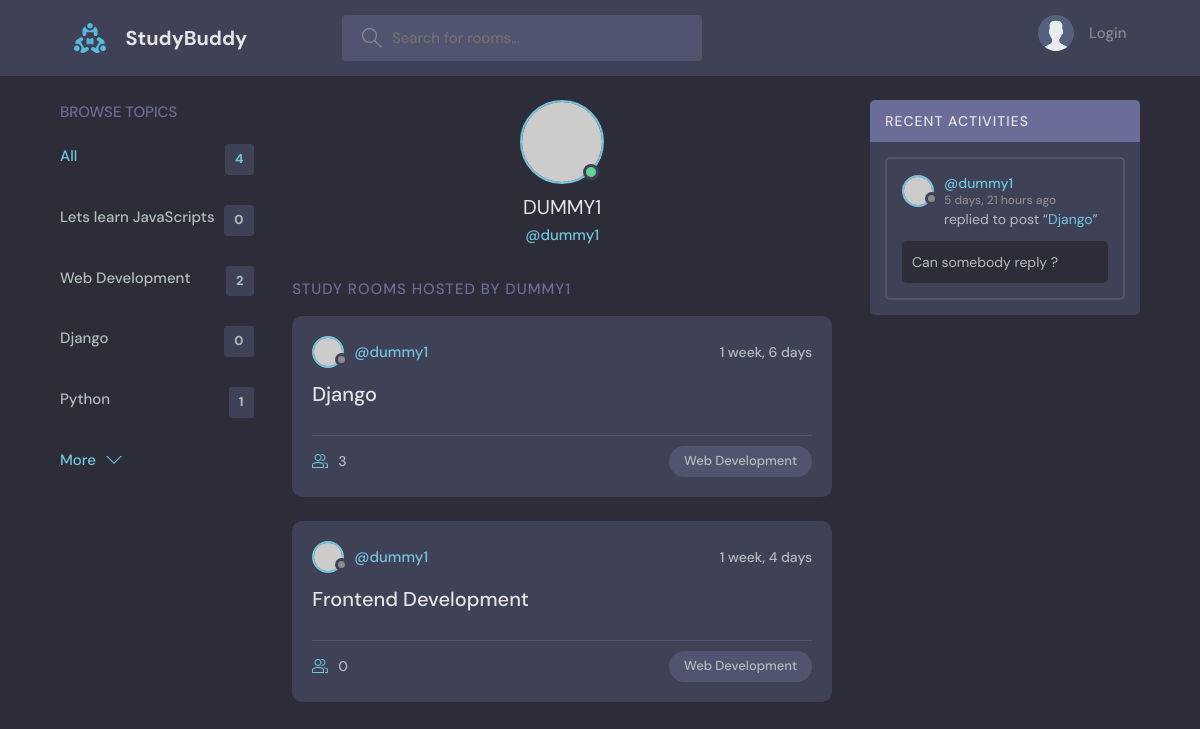
The page /profile/2 on the database as committed earlier.
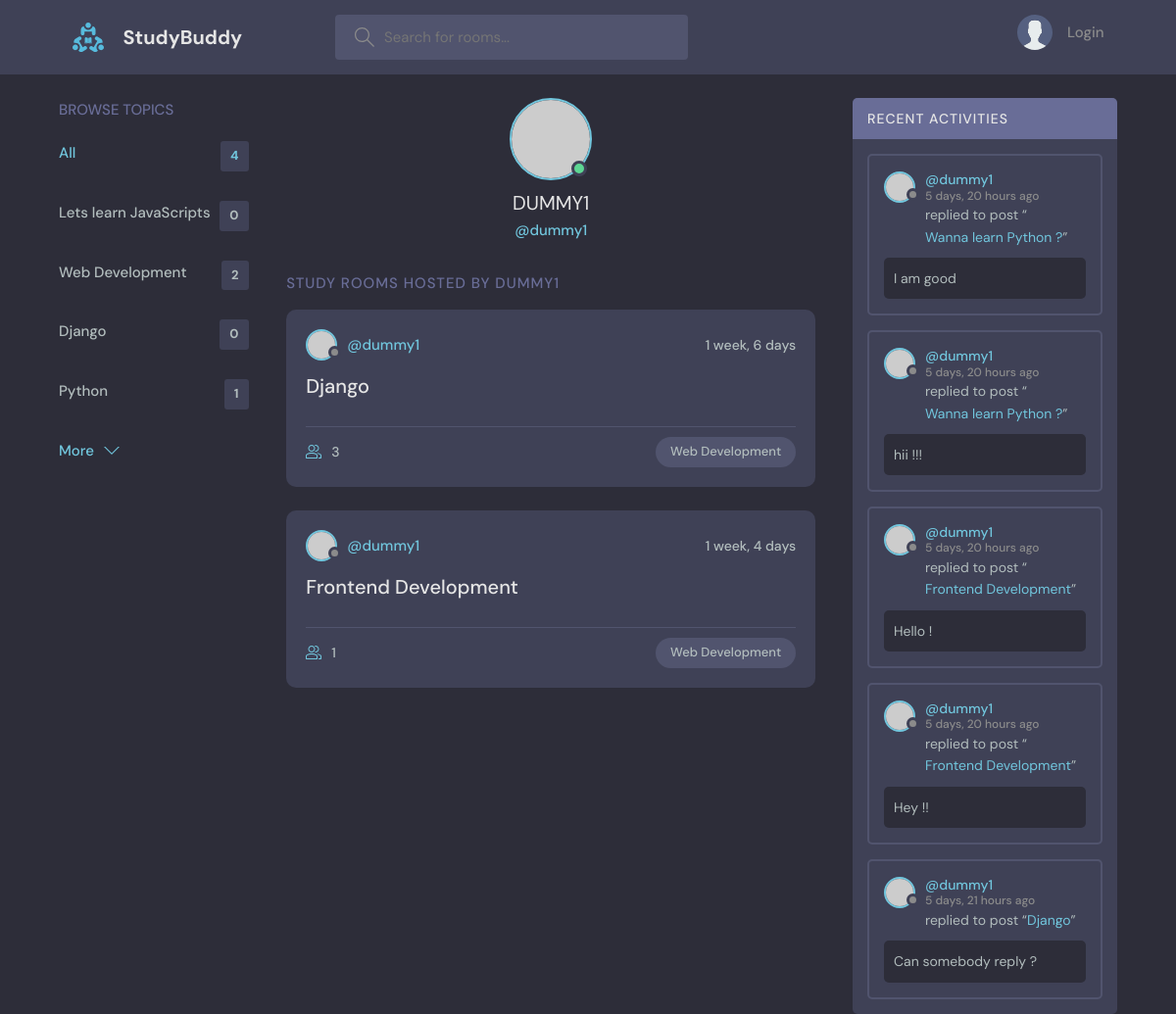
The same page on the database as committed later.
### base/models.py (models this page shows, shortened)
class Topic(models.Model):
    name = models.CharField(max_length=200)

class Room(models.Model):
    host =models.ForeignKey(User,on_delete=models.SET_NULL,null=True)
    topic = models.ForeignKey(Topic,on_delete=models.SET_NULL,null=True)
    name = models.CharField(max_length=200)
    description = models.TextField(null=True,blank=True)
    participants = models.ManyToManyField(User,related_name='participants',blank=True)
    updated = models.DateTimeField(auto_now=True)
    created = models.DateTimeField(auto_now_add=True)
    class Meta:
        ordering = ['-updated','-created']
    def __str__(self):
        return self.name

class Message(models.Model):
    user = models.ForeignKey(User,on_delete=models.CASCADE)
    room = models.ForeignKey(Room,on_delete=models.CASCADE)
    body = models.TextField()
    updated = models.DateTimeField(auto_now=True)
    created = models.DateTimeField(auto_now_add=True)
    class Meta:
        ordering = ['-updated','-created']

### base/views.py (the view)
# urls.py: path('profile/<str:pk>',views.userProfile,name='user-profile'),
def userProfile(request,pk):
    user = User.objects.get(id=pk)
    rooms = user.room_set.all()
    room_messages = user.message_set.all()
    topics = Topic.objects.all()
    context = {'user':user,'rooms':rooms,'room_messages':room_messages,'topics':topics}
    return render(request,'base/profile.html',context)

### base/templates/base/profile.html (shortened to what this page needs)
{% extends 'main.html' %}
{% block content %}
  <main class="profile-page layout layout--3">
    <div class="container">
      {% include 'base/topics_component.html' %}
      <div class="roomList">
        <div class="profile">
          <div class="profile__avatar">
            <div class="avatar avatar--large active">
              <img src="https://randomuser.me/api/portraits/men/11.jpg" />
            </div>
          </div>
          <div class="profile__info">
            <h3>{{user.username.upper}}</h3>
            <p>@{{user.username}}</p>
          </div>
        </div>
        <div class="roomList__header">
          <div>
            <h2>Study Rooms Hosted by {{user.username.upper}}</a>
            </h2>
          </div>
        </div>
        {% include 'base/feed_component.html' %}
      </div>
      {% include 'base/activity _component.html' %}
    </div>
  </main>
{% endblock %}

### base/templates/base/topics_component.html
<div class="topics">
    <div class="topics__header">
      <h2>Browse Topics</h2>
    </div>
    <ul class="topics__list">
      <li>
        <a href="{% url 'home' %}" class="active">All <span>{{topics.count}}</span></a>
      </li>
      {% for topic in topics %}
      <li>
        <a href="{% url 'home' %}?q={{topic.name}}">{{topic.name}} <span>{{topic.room_set.all.count}}</span></a>
      </li>
      {% endfor %}
    </ul>
    <a class="btn btn--link" href="topics.html">
      More
      <svg version="1.1" xmlns="http://www.w3.org/2000/svg" width="32" height="32" viewBox="0 0 32 32">
        <title>chevron-down</title>
        <path d="M16 21l-13-13h-3l16 16 16-16h-3l-13 13z"></path>
      </svg>
    </a>
  </div>

### base/templates/base/feed_component.html (shortened to what this page needs)
{% for room in rooms %}
<div class="roomListRoom">
    <div class="roomListRoom__header">
      <a href="{% url 'user-profile' room.host.id  %}" class="roomListRoom__author">
        <div class="avatar avatar--small">
          <img src="https://randomuser.me/api/portraits/women/11.jpg" />
        </div>
        <span>@{{room.host.username}}</span>
      </a>
      <div class="roomListRoom__actions">
        <span>{{room.created|timesince}}</span>
      </div>
    </div>
    <div class="roomListRoom__content">
      <a href="{% url 'room' room.id %}">{{room.name}}</a>
    </div>
    <div class="roomListRoom__meta">
      <a href="{% url 'room' room.id %}" class="roomListRoom__joined">
        {{room.participants.all.count}}
      </a>
      <p class="roomListRoom__topic">{{room.topic.name}}</p>
    </div>
  </div>
  {% endfor %}

### base/templates/base/activity _component.html (shortened to what this page needs)
<div class="activities">
    <div class="activities__header">
      <h2>Recent Activities</h2>
    </div>
    {% for message in room_messages %}
    <div class="activities__box">
      <div class="activities__boxHeader roomListRoom__header">
        <a href="{% url 'user-profile' message.user.id %}" class="roomListRoom__author">
          <div class="avatar avatar--small">
            <img src="https://randomuser.me/api/portraits/women/11.jpg" />
          </div>
          <p>
            @{{message.user}}
            <span>{{message.created|timesince}} ago</span>
          </p>
        </a>
      </div>
      <div class="activities__boxContent">
        <p>replied to post “<a href="{% url 'room' message.room.id %}">{{message.room}}</a>”</p>
        <div class="activities__boxRoomContent">
          {{message.body}}
        </div>
      </div>
    </div>
    {% endfor %}
  </div>

Rows that differ between the two databases and show on the page:
computed for Room "Frontend Development": participants.all.count "0" → "1"
added Message: user "dummy1", created "5 days, 20 hours", room "Wanna learn Python ?", body "I am good"
added Message: user "dummy1", created "5 days, 20 hours", room "Wanna learn Python ?", body "hii !!!"
added Message: user "dummy1", created "5 days, 20 hours", room "Frontend Development", body "Hello !"
added Message: user "dummy1", created "5 days, 20 hours", room "Frontend Development", body "Hey !!"
